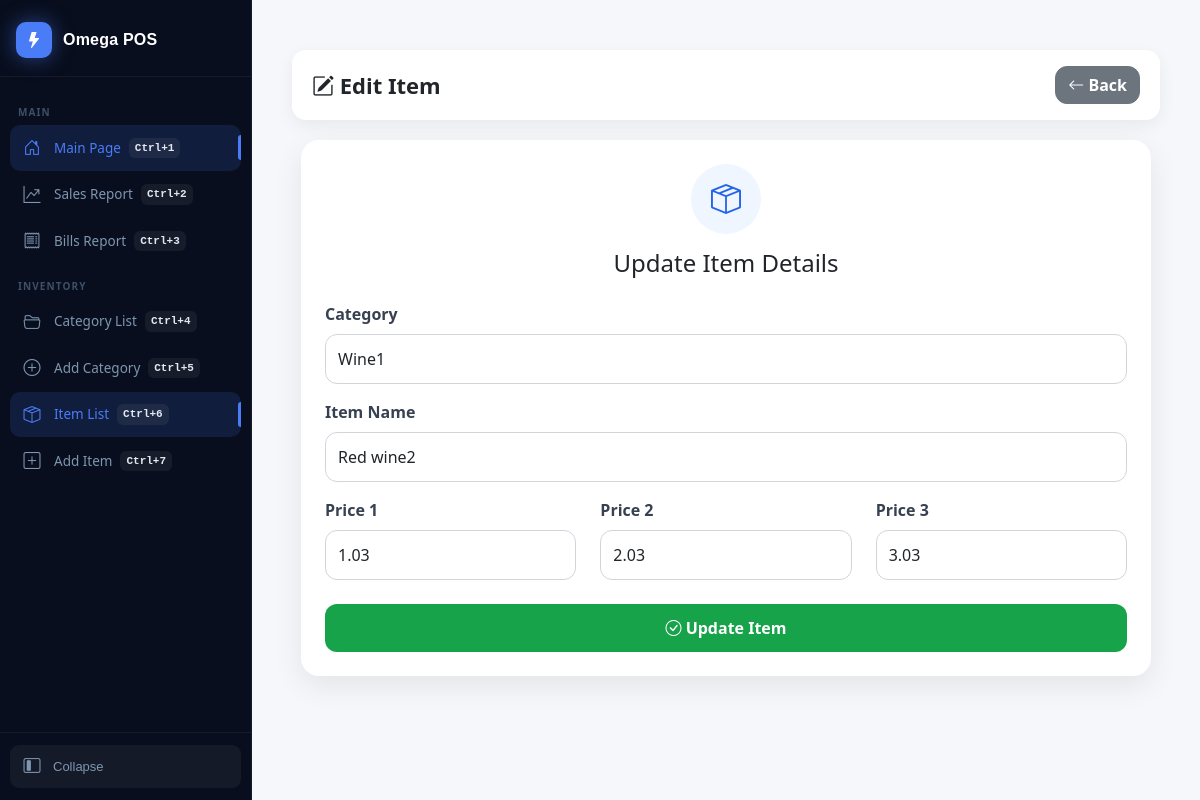
Page /items/edit/26/ on the committed database.
### billing/models.py (models this page shows, shortened)
class Item(models.Model):
    name = models.CharField(max_length=100)
    category = models.ForeignKey(
        Category,
        on_delete=models.CASCADE,
        null=True,
        blank=True
    )
    price1 = models.DecimalField(
        max_digits=10,
        decimal_places=2,
        default=0
    )
    price2 = models.DecimalField(
        max_digits=10,
        decimal_places=2,
        default=0
    )
    price3 = models.DecimalField(
        max_digits=10,
        decimal_places=2,
        default=0
    )

class Category(models.Model):
    name = models.CharField(max_length=100)

### billing/views.py (the view, shortened to what this page needs)
# urls.py: path('items/edit/<int:pk>/', views.edit_item, name='edit_item'),
def edit_item(request, pk):
    item=get_object_or_404(
        Item,
        pk=pk
    )
    return render(
        request,
        'items/edit_item.html',
        {
            'item': item,
            'categories': Category.objects.all()
        }
    )

### billing/templates/items/edit_item.html (shortened to what this page needs)
{% extends 'layouts/base.html' %}
{% block content %}
{% load static %}
<link rel="stylesheet" href="{% static 'billing/css/bootstrap.min.css' %}">
<link rel="stylesheet" href="{% static 'billing/css/bootstrap-icons.min.css' %}">
<div class="container-fluid mt-4">
    <div class="page-header d-flex justify-content-between align-items-center">
        <h3>
            <i class="bi bi-pencil-square"></i>
            Edit Item
        </h3>
        <a href="{% url 'item_list' %}"
        class="btn btn-secondary">
            <i class="bi bi-arrow-left"></i>
            Back
        </a>
    </div>
    <div class="card form-card p-4">
        <div class="icon-box">
            <i class="bi bi-box-seam"></i>
        </div>
        <h4 class="text-center mb-4">
            Update Item Details
        </h4>
        <form method="POST">
            <div class="mb-3">
                <label class="form-label">
                    Category
                </label>
                <select
                name="category"
                class="form-control"
                required>
                    {% for c in categories %}
                    <option
                    value="{{ c.id }}"
                    {% if c.id == item.category.id %}
                    selected
                    {% endif %}
                    >
                    {{ c.name }}
                    </option>
                    {% endfor %}
                </select>
            </div>
            <div class="mb-3">
                <label class="form-label">
                    Item Name
                </label>
                <input
                type="text"
                name="name"
                value="{{ item.name }}"
                class="form-control"
                placeholder="Enter item name"
                required>
            </div>
            <div class="row">
                <div class="col-md-4">
                    <label class="form-label">
                        Price 1
                    </label>
                    <input
                    type="number"
                    step="0.01"
                    name="price1"
                    value="{{ item.price1 }}"
                    class="form-control">
                </div>
                <div class="col-md-4">
                    <label class="form-label">
                        Price 2
                    </label>
                    <input
                    type="number"
                    step="0.01"
                    name="price2"
                    value="{{ item.price2 }}"
                    class="form-control">
                </div>
                <div class="col-md-4">
                    <label class="form-label">
                        Price 3
                    </label>
                    <input
                    type="number"
                    step="0.01"
                    name="price3"
                    value="{{ item.price3|default:'0' }}"
                    class="form-control">
                </div>
            </div>
            <div class="mt-4">
                <button
                type="submit"
                class="btn btn-update w-100">
                    <i class="bi bi-check-circle"></i>
                    Update Item
                </button>
            </div>
        </form>
    </div>
</div>
{% endblock %}

### billing/templates/layouts/base.html (style rules this page uses)
:root { --bg: #f0f3f9; --sidebar-bg: #080e1d; --sidebar-border: rgba(255,255,255,0.055); --sidebar-hover: rgba(255,255,255,0.06); --accent: #4a7cf7; --accent-soft: rgba(74,124,247,0.14); --text-primary: #0d1117; --text-muted: #6b7280; --text-dim: #94a3b8; --card-bg: #ffffff; --border: #e4e9f2; --sidebar-w: 252px; --sidebar-collapsed-w: 70px; --shortcut-h: 50px; --radius: 14px; --radius-sm: 9px; --shadow-sm: 0 2px 12px rgba(0,0,0,0.06); --shadow-md: 0 6px 28px rgba(0,0,0,0.09); }
*, *::before, *::after { box-sizing: border-box; margin: 0; padding: 0; }
html, body { height: 100%; overflow-x: hidden; }
body { background: var(--bg); font-family: 'Outfit', sans-serif; color: var(--text-primary); }
.page-header { margin-bottom: 22px; }

### billing/templates/items/edit_item.html (style rules this page uses)
body { background:#f5f7fb; font-family:"Segoe UI",sans-serif; }
.page-header { background:#fff; padding:16px 20px; border-radius:14px; margin-bottom:20px; box-shadow:0 6px 18px rgba(0,0,0,.06); }
.page-header h3 { margin:0; font-size:22px; font-weight:600; }
.form-card { max-width:850px; margin:auto; border:none; border-radius:18px; background:#fff; box-shadow:0 10px 30px rgba(0,0,0,.08); }
.form-label { font-weight:600; color:#374151; margin-bottom:8px; }
.form-control { border-radius:12px; border:1px solid #d1d5db; padding:12px; transition:.3s; }
.btn { border-radius:12px; font-weight:600; }
.btn-update { background:#16a34a; color:#fff; border:none; padding:12px; }
.icon-box { width:70px; height:70px; margin:auto; border-radius:50%; background:#eff6ff; display:flex; align-items:center; justify-content:center; margin-bottom:15px; }
.icon-box i { color:#2563eb; font-size:30px; }

### rows in the picture
Item: category "Wine1", name "Red wine2", price1 "1.03", price2 "2.03", price3 "3.03"
